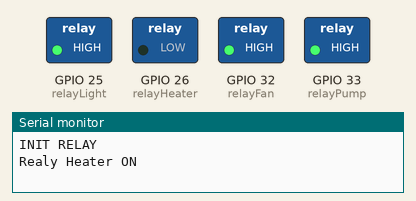
Recording of a sketch running on a simulated ESP32. Shown: switched loads named in the sketch (green lamp = pin HIGH), the last lines printed to the serial monitor.

Above: at 0.1 s.
At 6.1 s:
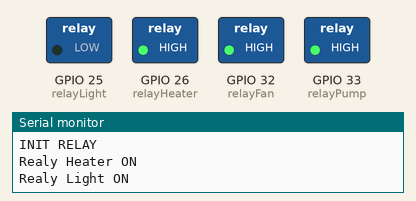
At 11.1 s:
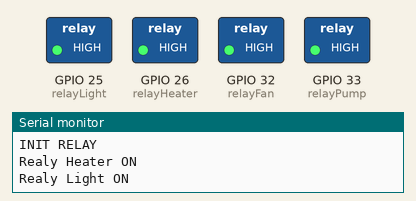
At 18.1 s:
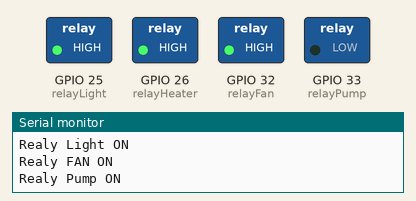
At 36.1 s:
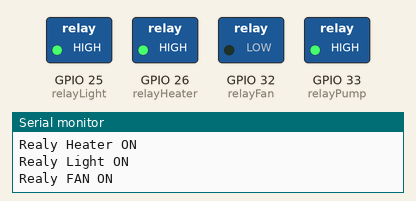
Timing chart, 0 to 37.6 s (numbered marks = the images above):
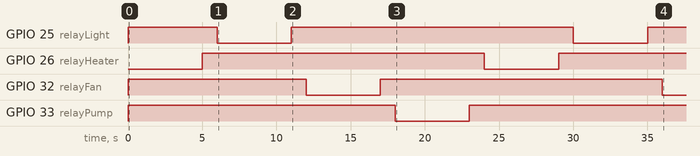

Measured:
- by itself, GPIO 25 (relayLight): alternates HIGH for 19.0 s and LOW for 5.0 s
- by itself, GPIO 26 (relayHeater): LOW → HIGH at 5.0 s, → LOW 19.0 s later, → HIGH 5.0 s later
- by itself, GPIO 32 (relayFan): HIGH → LOW at 12.0 s, → HIGH 5.0 s later, → LOW 19.0 s later
- by itself, GPIO 33 (relayPump): HIGH → LOW at 18.0 s, → HIGH 5.0 s later

The sketch:

test_Relay.ino
```cpp
int relayHeater = 26;
int relayLight = 25;
int relayFan = 32;
int relayPump = 33;

void setup() {
  // put your setup code here, to run once:

Serial.begin(115200);  // définition de l'ouverture du port série
  delay(10);
  Serial.println("INIT RELAY");
  // Pin for relay module set as output
  pinMode(relayHeater, OUTPUT);
  digitalWrite(relayHeater, HIGH);
  pinMode(relayLight, OUTPUT);
  digitalWrite(relayLight, HIGH);
  pinMode(relayFan, OUTPUT);
  digitalWrite(relayFan, HIGH);
  pinMode(relayPump, OUTPUT);
  digitalWrite(relayPump, HIGH);


}

void loop() {
  // put your main code here, to run repeatedly:
  Serial.println("Realy Heater ON");
  // Pin for relay module set as output
  digitalWrite(relayHeater, LOW);
  delay(5000);
  digitalWrite(relayHeater, HIGH);
  delay(1000);

  Serial.println("Realy Light ON");
  digitalWrite(relayLight, LOW);
  delay(5000);
  digitalWrite(relayLight, HIGH);
  delay(1000);

  Serial.println("Realy FAN ON");
  digitalWrite(relayFan, LOW);
  delay(5000);
  digitalWrite(relayFan, HIGH);
  delay(1000);

  Serial.println("Realy Pump ON");
  digitalWrite(relayPump, LOW);
  delay(5000);
  digitalWrite(relayPump, HIGH);
  delay(1000);


}
```
